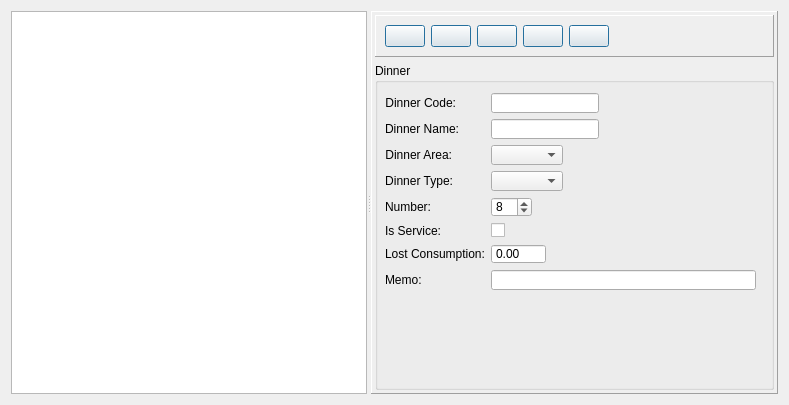
<?xml version="1.0" encoding="UTF-8"?>
<ui version="4.0">
 <class>DinnerForm</class>
 <widget class="QWidget" name="DinnerForm">
  <property name="geometry">
   <rect>
    <x>0</x>
    <y>0</y>
    <width>789</width>
    <height>405</height>
   </rect>
  </property>
  <property name="windowTitle">
   <string>Form</string>
  </property>
  <layout class="QVBoxLayout" name="verticalLayout">
   <item>
    <widget class="QSplitter" name="splitter">
     <property name="orientation">
      <enum>Qt::Horizontal</enum>
     </property>
     <widget class="QTreeView" name="treeView">
      <property name="sizePolicy">
       <sizepolicy hsizetype="Fixed" vsizetype="Expanding">
        <horstretch>0</horstretch>
        <verstretch>0</verstretch>
       </sizepolicy>
      </property>
      <property name="editTriggers">
       <set>QAbstractItemView::NoEditTriggers</set>
      </property>
      <property name="selectionMode">
       <enum>QAbstractItemView::SingleSelection</enum>
      </property>
      <attribute name="headerHighlightSections">
       <bool>false</bool>
      </attribute>
     </widget>
     <widget class="QFrame" name="frame">
      <property name="frameShape">
       <enum>QFrame::Panel</enum>
      </property>
      <property name="frameShadow">
       <enum>QFrame::Raised</enum>
      </property>
      <layout class="QGridLayout" name="gridLayout_3">
       <property name="margin">
        <number>3</number>
       </property>
       <item row="0" column="0">
        <widget class="QFrame" name="frame_2">
         <property name="sizePolicy">
          <sizepolicy hsizetype="Preferred" vsizetype="Fixed">
           <horstretch>0</horstretch>
           <verstretch>0</verstretch>
          </sizepolicy>
         </property>
         <property name="frameShape">
          <enum>QFrame::Panel</enum>
         </property>
         <property name="frameShadow">
          <enum>QFrame::Raised</enum>
         </property>
         <layout class="QGridLayout" name="gridLayout_2">
          <item row="0" column="0">
           <widget class="QPushButton" name="newButton">
            <property name="sizePolicy">
             <sizepolicy hsizetype="Fixed" vsizetype="Fixed">
              <horstretch>0</horstretch>
              <verstretch>0</verstretch>
             </sizepolicy>
            </property>
            <property name="toolTip">
             <string>New</string>
            </property>
            <property name="text">
             <string/>
            </property>
            <property name="icon">
             <iconset>
              <normaloff>:/image/Add.png</normaloff>:/image/Add.png</iconset>
            </property>
            <property name="iconSize">
             <size>
              <width>24</width>
              <height>24</height>
             </size>
            </property>
            <property name="autoRepeat">
             <bool>false</bool>
            </property>
            <property name="autoExclusive">
             <bool>false</bool>
            </property>
            <property name="default">
             <bool>true</bool>
            </property>
            <property name="flat">
             <bool>false</bool>
            </property>
           </widget>
          </item>
          <item row="0" column="5">
           <spacer name="horizontalSpacer">
            <property name="orientation">
             <enum>Qt::Horizontal</enum>
            </property>
            <property name="sizeHint" stdset="0">
             <size>
              <width>40</width>
              <height>20</height>
             </size>
            </property>
           </spacer>
          </item>
          <item row="0" column="3">
           <widget class="QPushButton" name="delButton">
            <property name="sizePolicy">
             <sizepolicy hsizetype="Fixed" vsizetype="Fixed">
              <horstretch>0</horstretch>
              <verstretch>0</verstretch>
             </sizepolicy>
            </property>
            <property name="toolTip">
             <string>Del</string>
            </property>
            <property name="text">
             <string/>
            </property>
            <property name="icon">
             <iconset>
              <normaloff>:/image/cross_48.png</normaloff>:/image/cross_48.png</iconset>
            </property>
            <property name="iconSize">
             <size>
              <width>24</width>
              <height>24</height>
             </size>
            </property>
            <property name="autoDefault">
             <bool>true</bool>
            </property>
            <property name="default">
             <bool>true</bool>
            </property>
            <property name="flat">
             <bool>false</bool>
            </property>
           </widget>
          </item>
          <item row="0" column="4">
           <widget class="QPushButton" name="cancelButton">
            <property name="sizePolicy">
             <sizepolicy hsizetype="Fixed" vsizetype="Fixed">
              <horstretch>0</horstretch>
              <verstretch>0</verstretch>
             </sizepolicy>
            </property>
            <property name="toolTip">
             <string>Exit</string>
            </property>
            <property name="text">
             <string/>
            </property>
            <property name="icon">
             <iconset>
              <normaloff>:/image/cancel.png</normaloff>:/image/cancel.png</iconset>
            </property>
            <property name="iconSize">
             <size>
              <width>24</width>
              <height>24</height>
             </size>
            </property>
            <property name="default">
             <bool>true</bool>
            </property>
            <property name="flat">
             <bool>false</bool>
            </property>
           </widget>
          </item>
          <item row="0" column="2">
           <widget class="QPushButton" name="saveButton">
            <property name="sizePolicy">
             <sizepolicy hsizetype="Fixed" vsizetype="Fixed">
              <horstretch>0</horstretch>
              <verstretch>0</verstretch>
             </sizepolicy>
            </property>
            <property name="toolTip">
             <string>Save</string>
            </property>
            <property name="text">
             <string/>
            </property>
            <property name="icon">
             <iconset>
              <normaloff>:/image/save.png</normaloff>:/image/save.png</iconset>
            </property>
            <property name="iconSize">
             <size>
              <width>24</width>
              <height>24</height>
             </size>
            </property>
            <property name="autoRepeat">
             <bool>false</bool>
            </property>
            <property name="autoExclusive">
             <bool>false</bool>
            </property>
            <property name="default">
             <bool>true</bool>
            </property>
            <property name="flat">
             <bool>false</bool>
            </property>
           </widget>
          </item>
          <item row="0" column="1">
           <widget class="QPushButton" name="editButton">
            <property name="toolTip">
             <string>Edit</string>
            </property>
            <property name="text">
             <string/>
            </property>
            <property name="icon">
             <iconset>
              <normaloff>:/image/edit.png</normaloff>:/image/edit.png</iconset>
            </property>
            <property name="iconSize">
             <size>
              <width>24</width>
              <height>24</height>
             </size>
            </property>
            <property name="autoDefault">
             <bool>true</bool>
            </property>
            <property name="default">
             <bool>true</bool>
            </property>
           </widget>
          </item>
         </layout>
        </widget>
       </item>
       <item row="1" column="0">
        <widget class="QGroupBox" name="groupBox">
         <property name="title">
          <string>Dinner</string>
         </property>
         <widget class="QWidget" name="gridLayoutWidget">
          <property name="geometry">
           <rect>
            <x>10</x>
            <y>30</y>
            <width>371</width>
            <height>197</height>
           </rect>
          </property>
          <layout class="QGridLayout" name="gridLayout">
           <item row="8" column="0">
            <widget class="QLabel" name="lostLabel">
             <property name="sizePolicy">
              <sizepolicy hsizetype="Fixed" vsizetype="Fixed">
               <horstretch>0</horstretch>
               <verstretch>0</verstretch>
              </sizepolicy>
             </property>
             <property name="text">
              <string>Lost Consumption:</string>
             </property>
            </widget>
           </item>
           <item row="4" column="0">
            <widget class="QLabel" name="addrLabel">
             <property name="sizePolicy">
              <sizepolicy hsizetype="Fixed" vsizetype="Fixed">
               <horstretch>0</horstretch>
               <verstretch>0</verstretch>
              </sizepolicy>
             </property>
             <property name="text">
              <string>Number:</string>
             </property>
             <property name="alignment">
              <set>Qt::AlignRight|Qt::AlignTrailing|Qt::AlignVCenter</set>
             </property>
            </widget>
           </item>
           <item row="2" column="0">
            <widget class="QLabel" name="personLabel">
             <property name="sizePolicy">
              <sizepolicy hsizetype="Fixed" vsizetype="Fixed">
               <horstretch>0</horstretch>
               <verstretch>0</verstretch>
              </sizepolicy>
             </property>
             <property name="text">
              <string>Dinner Area:</string>
             </property>
             <property name="alignment">
              <set>Qt::AlignRight|Qt::AlignTrailing|Qt::AlignVCenter</set>
             </property>
            </widget>
           </item>
           <item row="0" column="1">
            <widget class="QLineEdit" name="codeEdit">
             <property name="sizePolicy">
              <sizepolicy hsizetype="Fixed" vsizetype="Fixed">
               <horstretch>0</horstretch>
               <verstretch>0</verstretch>
              </sizepolicy>
             </property>
            </widget>
           </item>
           <item row="7" column="1">
            <widget class="QCheckBox" name="checkBox">
             <property name="text">
              <string/>
             </property>
             <property name="checked">
              <bool>false</bool>
             </property>
            </widget>
           </item>
           <item row="7" column="0">
            <widget class="QLabel" name="serviceLabel">
             <property name="sizePolicy">
              <sizepolicy hsizetype="Fixed" vsizetype="Preferred">
               <horstretch>0</horstretch>
               <verstretch>0</verstretch>
              </sizepolicy>
             </property>
             <property name="text">
              <string>Is Service:</string>
             </property>
             <property name="alignment">
              <set>Qt::AlignRight|Qt::AlignTrailing|Qt::AlignVCenter</set>
             </property>
            </widget>
           </item>
           <item row="2" column="1">
            <widget class="QComboBox" name="areaComboBox">
             <property name="sizePolicy">
              <sizepolicy hsizetype="Fixed" vsizetype="Fixed">
               <horstretch>0</horstretch>
               <verstretch>0</verstretch>
              </sizepolicy>
             </property>
            </widget>
           </item>
           <item row="4" column="1">
            <widget class="QSpinBox" name="numberSpin">
             <property name="sizePolicy">
              <sizepolicy hsizetype="Fixed" vsizetype="Fixed">
               <horstretch>0</horstretch>
               <verstretch>0</verstretch>
              </sizepolicy>
             </property>
             <property name="value">
              <number>8</number>
             </property>
            </widget>
           </item>
           <item row="1" column="1">
            <widget class="QLineEdit" name="nameEdit">
             <property name="sizePolicy">
              <sizepolicy hsizetype="Fixed" vsizetype="Fixed">
               <horstretch>0</horstretch>
               <verstretch>0</verstretch>
              </sizepolicy>
             </property>
            </widget>
           </item>
           <item row="3" column="0">
            <widget class="QLabel" name="telLabel">
             <property name="sizePolicy">
              <sizepolicy hsizetype="Fixed" vsizetype="Fixed">
               <horstretch>0</horstretch>
               <verstretch>0</verstretch>
              </sizepolicy>
             </property>
             <property name="text">
              <string>Dinner Type:</string>
             </property>
             <property name="alignment">
              <set>Qt::AlignRight|Qt::AlignTrailing|Qt::AlignVCenter</set>
             </property>
            </widget>
           </item>
           <item row="1" column="0">
            <widget class="QLabel" name="nameLabel">
             <property name="sizePolicy">
              <sizepolicy hsizetype="Fixed" vsizetype="Fixed">
               <horstretch>0</horstretch>
               <verstretch>0</verstretch>
              </sizepolicy>
             </property>
             <property name="text">
              <string>Dinner Name:</string>
             </property>
             <property name="alignment">
              <set>Qt::AlignRight|Qt::AlignTrailing|Qt::AlignVCenter</set>
             </property>
            </widget>
           </item>
           <item row="3" column="1">
            <widget class="QComboBox" name="typeComboBox">
             <property name="sizePolicy">
              <sizepolicy hsizetype="Fixed" vsizetype="Fixed">
               <horstretch>0</horstretch>
               <verstretch>0</verstretch>
              </sizepolicy>
             </property>
            </widget>
           </item>
           <item row="0" column="0">
            <widget class="QLabel" name="codeLabel">
             <property name="sizePolicy">
              <sizepolicy hsizetype="Fixed" vsizetype="Fixed">
               <horstretch>0</horstretch>
               <verstretch>0</verstretch>
              </sizepolicy>
             </property>
             <property name="text">
              <string>Dinner Code:</string>
             </property>
             <property name="alignment">
              <set>Qt::AlignRight|Qt::AlignTrailing|Qt::AlignVCenter</set>
             </property>
            </widget>
           </item>
           <item row="9" column="0">
            <widget class="QLabel" name="memoLabel">
             <property name="sizePolicy">
              <sizepolicy hsizetype="Fixed" vsizetype="Fixed">
               <horstretch>0</horstretch>
               <verstretch>0</verstretch>
              </sizepolicy>
             </property>
             <property name="text">
              <string>Memo:</string>
             </property>
            </widget>
           </item>
           <item row="9" column="1">
            <widget class="QLineEdit" name="memoEdit"/>
           </item>
           <item row="8" column="1">
            <widget class="QDoubleSpinBox" name="lostSpinBox">
             <property name="sizePolicy">
              <sizepolicy hsizetype="Fixed" vsizetype="Fixed">
               <horstretch>0</horstretch>
               <verstretch>0</verstretch>
              </sizepolicy>
             </property>
             <property name="buttonSymbols">
              <enum>QAbstractSpinBox::NoButtons</enum>
             </property>
             <property name="maximum">
              <double>9999.989999999999782</double>
             </property>
            </widget>
           </item>
          </layout>
         </widget>
        </widget>
       </item>
      </layout>
     </widget>
    </widget>
   </item>
  </layout>
 </widget>
 <tabstops>
  <tabstop>codeEdit</tabstop>
  <tabstop>nameEdit</tabstop>
  <tabstop>areaComboBox</tabstop>
  <tabstop>typeComboBox</tabstop>
  <tabstop>numberSpin</tabstop>
  <tabstop>checkBox</tabstop>
  <tabstop>cancelButton</tabstop>
  <tabstop>treeView</tabstop>
  <tabstop>delButton</tabstop>
  <tabstop>saveButton</tabstop>
  <tabstop>editButton</tabstop>
  <tabstop>newButton</tabstop>
 </tabstops>
 <resources/>
 <connections/>
</ui>
